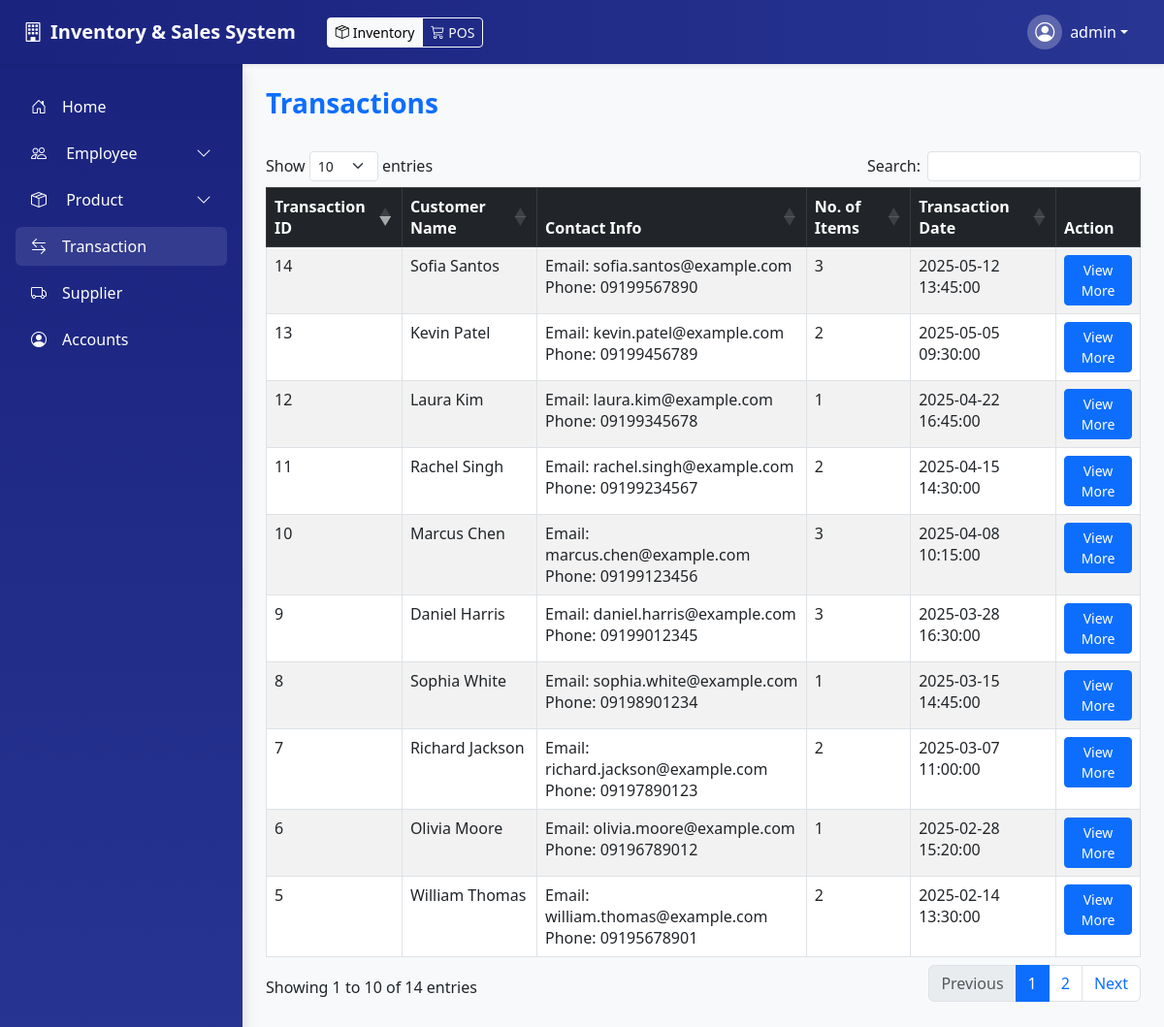
Page /page/transaction.php (signed in) on the committed database.
### tables this page shows
CREATE TABLE `transaction` (
    `Transaction_ID` int(11) NOT NULL,
    `Customer_Name` varchar(100) NOT NULL,
    `Customer_Email` varchar(100) DEFAULT NULL,
    `Customer_Phone` varchar(15) DEFAULT NULL,
    `No_of_Items_Bought` int(11) NOT NULL,
    `Transaction_Date` datetime NOT NULL
);

### page/transaction.php (the view, shortened to what this page needs)
<?php
require_once '../include/navbar.php';
require_once '../include/sidebar.php';
require_once '../config/db_connection.php';
$transactions = $conn->query("SELECT * FROM transaction ORDER BY Transaction_Date DESC");
?>
<!DOCTYPE html>
<html lang="en">
<head>
    <link href="https://cdn.jsdelivr.net/npm/bootstrap@5.3.0-alpha3/dist/css/bootstrap.min.css" rel="stylesheet">
    <link href="https://cdn.jsdelivr.net/npm/bootstrap-icons/font/bootstrap-icons.css" rel="stylesheet">
    <link href="https://cdn.datatables.net/1.13.7/css/dataTables.bootstrap5.min.css" rel="stylesheet">
</head>
<body class="bg-light">
    <div class="d-flex">
        <div class="flex-shrink-0" style="width: 250px;">
            <?php require_once '../include/sidebar.php'; ?>
        </div>
        <div class="flex-grow-1 p-4">
            <div class="d-flex justify-content-between align-items-center mb-4">
                <h1 class="fs-3 fw-bold text-primary">Transactions</h1>
            </div>
            <table id="transactionTable" class="table table-bordered table-striped table-hover">
                <thead class="table-dark">
                    <tr>
                        <th>Transaction ID</th>
                        <th>Customer Name</th>
                        <th>Contact Info</th>
                        <th>No. of Items</th>
                        <th>Transaction Date</th>
                        <th>Action</th>
                    </tr>
                </thead>
                <tbody>
                    <?php
                    if (!$transactions || $transactions->num_rows === 0):
                    ?>
                    <tr>
                        <td colspan="6" class="text-center py-4">
                            <div class="text-muted">
                                <i class="bi bi-receipt fs-1 mb-3 d-block"></i>
                                <h5>No Transactions Found</h5>
                                <p>No transactions have been recorded yet.</p>
                            </div>
                        </td>
                    </tr>
                    <?php else: ?>
                        <?php while ($row = $transactions->fetch_assoc()): ?>
                        <tr>
                            <td><?php echo $row['Transaction_ID']; ?></td>
                            <td><?php echo $row['Customer_Name']; ?></td>
                            <td>
                                <?php if ($row['Customer_Email'] || $row['Customer_Phone']): ?>
                                    <?php echo $row['Customer_Email'] ? 'Email: ' . $row['Customer_Email'] . '<br>' : ''; ?>
                                    <?php echo $row['Customer_Phone'] ? 'Phone: ' . $row['Customer_Phone'] : ''; ?>
                                <?php else: ?>
                                    <span class="text-muted">No contact info</span>
                                <?php endif; ?>
                            </td>
                            <td><?php echo $row['No_of_Items_Bought']; ?></td>
                            <td><?php echo $row['Transaction_Date']; ?></td>
                            <td>
                                <button class='btn btn-primary btn-sm' data-bs-toggle='modal' data-bs-target='#transactionModal' data-transaction-id='<?php echo $row['Transaction_ID']; ?>'>
                                    View More
                                </button>
                            </td>
                        </tr>
                        <?php endwhile; ?>
                    <?php endif; ?>
                </tbody>
            </table>
        </div>
    </div>
</body>
</html>

### rows in the picture
transaction: Transaction_ID "14", Customer_Name "Sofia Santos", Customer_Email "sofia.santos@example.com", Customer_Phone "09199567890", No_of_Items_Bought "3", Transaction_Date "2025-05-12 13:45:00"
transaction: Transaction_ID "13", Customer_Name "Kevin Patel", Customer_Email "kevin.patel@example.com", Customer_Phone "09199456789", No_of_Items_Bought "2", Transaction_Date "2025-05-05 09:30:00"
transaction: Transaction_ID "12", Customer_Name "Laura Kim", Customer_Email "laura.kim@example.com", Customer_Phone "09199345678", No_of_Items_Bought "1", Transaction_Date "2025-04-22 16:45:00"
transaction: Transaction_ID "11", Customer_Name "Rachel Singh", Customer_Email "rachel.singh@example.com", Customer_Phone "09199234567", No_of_Items_Bought "2", Transaction_Date "2025-04-15 14:30:00"
transaction: Transaction_ID "10", Customer_Name "Marcus Chen", Customer_Email "marcus.chen@example.com", Customer_Phone "09199123456", No_of_Items_Bought "3", Transaction_Date "2025-04-08 10:15:00"
transaction: Transaction_ID "9", Customer_Name "Daniel Harris", Customer_Email "daniel.harris@example.com", Customer_Phone "09199012345", No_of_Items_Bought "3", Transaction_Date "2025-03-28 16:30:00"
transaction: Transaction_ID "8", Customer_Name "Sophia White", Customer_Email "sophia.white@example.com", Customer_Phone "09198901234", No_of_Items_Bought "1", Transaction_Date "2025-03-15 14:45:00"
transaction: Transaction_ID "7", Customer_Name "Richard Jackson", Customer_Email "richard.jackson@example.com", Customer_Phone "09197890123", No_of_Items_Bought "2", Transaction_Date "2025-03-07 11:00:00"
transaction: Transaction_ID "6", Customer_Name "Olivia Moore", Customer_Email "olivia.moore@example.com", Customer_Phone "09196789012", No_of_Items_Bought "1", Transaction_Date "2025-02-28 15:20:00"
transaction: Transaction_ID "5", Customer_Name "William Thomas", Customer_Email "william.thomas@example.com", Customer_Phone "09195678901", No_of_Items_Bought "2", Transaction_Date "2025-02-14 13:30:00"

### other values in the picture
$_SESSION['username'] "admin"
